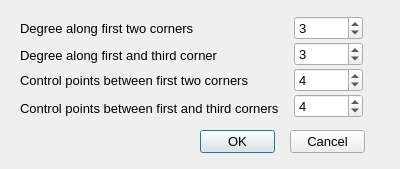
<?xml version="1.0" encoding="UTF-8"?>
<ui version="4.0">
 <class>PatchCorners_Dialog</class>
 <widget class="QDialog" name="PatchCorners_Dialog">
  <property name="geometry">
   <rect>
    <x>0</x>
    <y>0</y>
    <width>400</width>
    <height>169</height>
   </rect>
  </property>
  <property name="font">
   <font>
    <pointsize>10</pointsize>
   </font>
  </property>
  <property name="windowTitle">
   <string>Insert patch by corners options</string>
  </property>
  <widget class="QPushButton" name="_2">
   <property name="geometry">
    <rect>
     <x>290</x>
     <y>130</y>
     <width>75</width>
     <height>23</height>
    </rect>
   </property>
   <property name="text">
    <string>Cancel</string>
   </property>
   <property name="autoDefault">
    <bool>false</bool>
   </property>
  </widget>
  <widget class="QPushButton" name="_1">
   <property name="geometry">
    <rect>
     <x>200</x>
     <y>130</y>
     <width>75</width>
     <height>23</height>
    </rect>
   </property>
   <property name="text">
    <string>OK</string>
   </property>
   <property name="default">
    <bool>true</bool>
   </property>
  </widget>
  <widget class="QLabel" name="label_8">
   <property name="geometry">
    <rect>
     <x>20</x>
     <y>18</y>
     <width>271</width>
     <height>20</height>
    </rect>
   </property>
   <property name="font">
    <font>
     <pointsize>10</pointsize>
    </font>
   </property>
   <property name="text">
    <string>Degree along first two corners</string>
   </property>
   <property name="alignment">
    <set>Qt::AlignLeading|Qt::AlignLeft|Qt::AlignVCenter</set>
   </property>
  </widget>
  <widget class="QLabel" name="label_9">
   <property name="geometry">
    <rect>
     <x>20</x>
     <y>45</y>
     <width>271</width>
     <height>20</height>
    </rect>
   </property>
   <property name="font">
    <font>
     <pointsize>10</pointsize>
    </font>
   </property>
   <property name="text">
    <string>Degree along first and third corner</string>
   </property>
   <property name="alignment">
    <set>Qt::AlignLeading|Qt::AlignLeft|Qt::AlignVCenter</set>
   </property>
  </widget>
  <widget class="QLabel" name="label_10">
   <property name="geometry">
    <rect>
     <x>20</x>
     <y>98</y>
     <width>271</width>
     <height>20</height>
    </rect>
   </property>
   <property name="font">
    <font>
     <pointsize>10</pointsize>
    </font>
   </property>
   <property name="text">
    <string>Control points between first and third corners</string>
   </property>
   <property name="alignment">
    <set>Qt::AlignLeading|Qt::AlignLeft|Qt::AlignVCenter</set>
   </property>
  </widget>
  <widget class="QLabel" name="label_11">
   <property name="geometry">
    <rect>
     <x>20</x>
     <y>70</y>
     <width>271</width>
     <height>20</height>
    </rect>
   </property>
   <property name="font">
    <font>
     <pointsize>10</pointsize>
    </font>
   </property>
   <property name="text">
    <string>Control points between first two corners</string>
   </property>
   <property name="alignment">
    <set>Qt::AlignLeading|Qt::AlignLeft|Qt::AlignVCenter</set>
   </property>
  </widget>
  <widget class="QSpinBox" name="_100">
   <property name="geometry">
    <rect>
     <x>294</x>
     <y>16</y>
     <width>69</width>
     <height>24</height>
    </rect>
   </property>
   <property name="minimum">
    <number>2</number>
   </property>
   <property name="maximum">
    <number>10</number>
   </property>
   <property name="value">
    <number>3</number>
   </property>
  </widget>
  <widget class="QSpinBox" name="_101">
   <property name="geometry">
    <rect>
     <x>294</x>
     <y>42</y>
     <width>69</width>
     <height>24</height>
    </rect>
   </property>
   <property name="minimum">
    <number>2</number>
   </property>
   <property name="maximum">
    <number>10</number>
   </property>
   <property name="value">
    <number>3</number>
   </property>
  </widget>
  <widget class="QSpinBox" name="_102">
   <property name="geometry">
    <rect>
     <x>294</x>
     <y>68</y>
     <width>69</width>
     <height>24</height>
    </rect>
   </property>
   <property name="minimum">
    <number>3</number>
   </property>
   <property name="maximum">
    <number>200</number>
   </property>
   <property name="value">
    <number>4</number>
   </property>
  </widget>
  <widget class="QSpinBox" name="_103">
   <property name="geometry">
    <rect>
     <x>294</x>
     <y>94</y>
     <width>69</width>
     <height>24</height>
    </rect>
   </property>
   <property name="minimum">
    <number>3</number>
   </property>
   <property name="maximum">
    <number>200</number>
   </property>
   <property name="value">
    <number>4</number>
   </property>
  </widget>
 </widget>
 <resources/>
 <connections/>
</ui>
